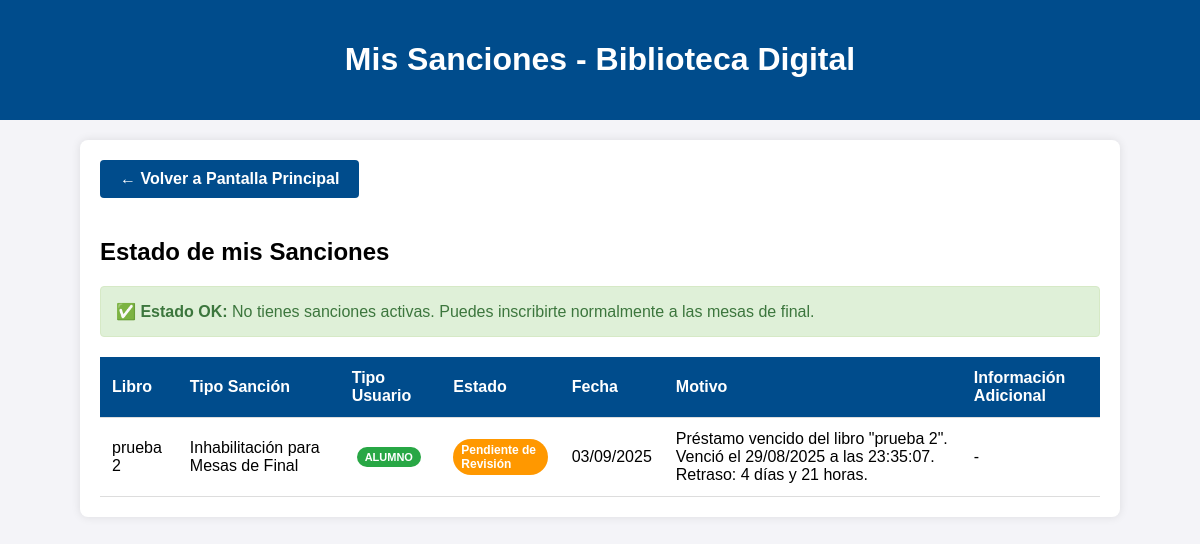
The app's page /libros/mis-sanciones/ (signed in) with its own data.
### libros/models.py (models this page shows, shortened)
class Sancion(models.Model):
    TIPO_CHOICES = (
        ('inhabilitacion_mesas', 'Inhabilitación para Mesas de Final'),
        ('suspension_prestamos', 'Suspensión de Préstamos'),
    )
    ESTADO_CHOICES = (
        ('pendiente', 'Pendiente de Revisión'),
        ('confirmada', 'Confirmada'),
        ('cancelada', 'Cancelada'),
        ('cumplida', 'Cumplida/Finalizada'),
    )
    TIPO_USUARIO_SANCION_CHOICES = (
        ('alumno', 'Alumno'),
        ('docente', 'Docente'),
    )
    id_sancion = models.AutoField(primary_key=True)
    usuario = models.ForeignKey(Usuario, on_delete=models.CASCADE, related_name='sanciones')
    prestamo = models.ForeignKey(Prestamo, on_delete=models.CASCADE, related_name='sanciones')
    tipo_sancion = models.CharField(max_length=30, choices=TIPO_CHOICES, default='inhabilitacion_mesas')
    estado = models.CharField(max_length=15, choices=ESTADO_CHOICES, default='pendiente')
    tipo_usuario_sancion = models.CharField(
        max_length=10,
        choices=TIPO_USUARIO_SANCION_CHOICES,
        default='alumno',
        help_text="Tipo de usuario al que se aplica la sanción"
    )
    fecha_suspension_hasta = models.DateTimeField(
        null=True,
        blank=True,
        help_text="Fecha hasta la que está suspendido el docente (3 meses)"
    )
    acumulado_sanciones = models.IntegerField(
        default=0,
        help_text="Número de sanciones acumuladas del docente"
    )
    fecha_creacion = models.DateTimeField(auto_now_add=True)
    fecha_confirmacion = models.DateTimeField(null=True, blank=True)
    fecha_finalizacion = models.DateTimeField(null=True, blank=True)
    motivo = models.TextField(default='Préstamo vencido')
    observaciones_bibliotecaria = models.TextField(blank=True, null=True)
    libro_devuelto_catalogo = models.BooleanField(default=False)
    fecha_devolucion_catalogo = models.DateTimeField(null=True, blank=True)
    class Meta:
        ordering = ['-fecha_creacion']

class Prestamo(models.Model):
    ESTADO_CHOICES = (
        ('solicitado', 'Reserva Solicitada'),
        ('aprobado_reserva', 'Reserva Aprobada'),
        ('aprobado', 'Préstamo Activo'),
        ('rechazado', 'Reserva Rechazada'),
        ('finalizado', 'Finalizado'),
        ('vencido', 'Vencido'),
    )
    TIPO_CHOICES = (
        ('domicilio', 'Préstamo a Domicilio'),
        ('aula', 'Préstamo en Aula'),
    )
    TIPO_USUARIO_CHOICES = (
        ('alumno', 'Alumno'),
        ('profesor', 'Profesor'),
    )
    id_prestamo = models.AutoField(primary_key=True)
    usuario = models.ForeignKey(Usuario, on_delete=models.CASCADE, related_name='prestamos_usuario', null=True, blank=True)
    nombre_usuario = models.CharField(max_length=255)
    email_usuario = models.EmailField()
    libro = models.ForeignKey(Libro, on_delete=models.CASCADE, related_name='prestamos')
    fecha_solicitud = models.DateTimeField(auto_now_add=True)
    fecha_aprobacion = models.DateTimeField(null=True, blank=True)
    fecha_devolucion_programada = models.DateTimeField(null=True, blank=True)
    fecha_devolucion_real = models.DateTimeField(null=True, blank=True)
    fecha_limite_reserva = models.DateTimeField(null=True, blank=True)
    estado = models.CharField(max_length=20, choices=ESTADO_CHOICES, default='solicitado')
    tipo_prestamo = models.CharField(max_length=10, choices=TIPO_CHOICES, default='domicilio')
    tipo_usuario = models.CharField(max_length=10, choices=TIPO_USUARIO_CHOICES, default='alumno')
    motivo_rechazo = models.TextField(blank=True, null=True)
    observaciones = models.TextField(blank=True, null=True)
    fecha_retiro_real = models.DateTimeField(null=True, blank=True)
    extension_solicitada = models.BooleanField(default=False)
    fecha_extension = models.DateTimeField(null=True, blank=True)
    motivo_extension = models.TextField(blank=True, null=True)

class Inventario(models.Model):
    id_inventario = models.AutoField(primary_key=True)
    estado = models.CharField(max_length=255, null=True, default="Disponible")
    motivo_baja = models.CharField(max_length=255, null=True)
    descripcion = models.TextField(null=True)
    num_ejemplar = models.IntegerField(null=True)
    imagen_rota = models.ImageField(
        upload_to='imagenes_rota/', null=True, blank=True)

class Libro(Inventario):
    id_libro = models.AutoField(primary_key=True)
    titulo = models.CharField(max_length=255)
    autor = models.CharField(max_length=255)
    editorial = models.CharField(max_length=255)
    clasificacion_cdu = models.CharField(max_length=255, null=False, default='Sin clasificar')
    siglas_autor_titulo = models.CharField(max_length=255, null=False, default='ABC')
    num_inventario = models.IntegerField(null=False, default=1)
    resumen = models.TextField()
    etiqueta_palabra_clave = models.TextField(default='Roma,Historia,Clasica')
    sede = models.TextField(default='La Plata')
    disponibilidad = models.CharField(max_length=255, null=True, default="Disponible")
    observaciones = models.TextField(default='Esta es una observación')
    img = models.URLField()

### libros/views.py (the view)
# urls.py: path('mis-sanciones/', views.mis_sanciones, name='mis_sanciones'),
@login_required
def mis_sanciones(request):
    sanciones = Sancion.objects.filter(usuario=request.user).order_by('-fecha_creacion')
    sanciones_activas = sanciones.filter(estado='confirmada')
    context = {
        'sanciones': sanciones,
        'sanciones_activas': sanciones_activas,
        'tiene_sanciones_activas': sanciones_activas.exists(),
    }
    return render(request, 'libros/mis_sanciones.html', context)

### libros/templates/libros/mis_sanciones.html (shortened to what this page needs)
<!DOCTYPE html>
<html lang="es">
<head>
</head>
<body>
    <header>
        <h1>Mis Sanciones - Biblioteca Digital</h1>
    </header>
    <div class="container">
        <a href="{% url 'pantalla_principal' %}" class="btn-volver">← Volver a Pantalla Principal</a>
        <h2>Estado de mis Sanciones</h2>
        {% if tiene_sanciones_activas %}
            {% if user.perfil == 'docente' %}
                {% if user.tiene_sanciones_criticas %}
                    <div class="alert-critical">
                        <strong>🚫 COMPENSACIÓN REQUERIDA:</strong> Tienes 3 sanciones activas, debes devolver el material y traer un extra a su elección para compensar!
                    </div>
                {% else %}
                    <div class="alert-danger">
                        <strong>⚠️ Suspensión Activa:</strong> Tienes una sanción activa, no puedes solicitar préstamos durante 3 meses.
                    </div>
                {% endif %}
            {% else %}
                <div class="alert-warning">
                    <strong>⚠️ Atención:</strong> Tienes sanciones activas que te impiden inscribirte a mesas de final.
                    Para resolver esta situación, acércate a la biblioteca para devolver el material prestado.
                </div>
            {% endif %}
        {% else %}
            <div class="alert-success">
                {% if user.perfil == 'docente' %}
                    <strong>✅ Estado OK:</strong> No tienes sanciones activas. Puedes solicitar préstamos normalmente.
                {% else %}
                    <strong>✅ Estado OK:</strong> No tienes sanciones activas. Puedes inscribirte normalmente a las mesas de final.
                {% endif %}
            </div>
        {% endif %}
        {% if sanciones %}
        <table>
            <thead>
                <tr>
                    <th>Libro</th>
                    <th>Tipo Sanción</th>
                    <th>Tipo Usuario</th>
                    <th>Estado</th>
                    <th>Fecha</th>
                    <th>Motivo</th>
                    <th>Información Adicional</th>
                </tr>
            </thead>
            <tbody>
                {% for sancion in sanciones %}
                <tr>
                    <td>{{ sancion.prestamo.libro.titulo }}</td>
                    <td>{{ sancion.get_tipo_sancion_display }}</td>
                    <td>
                        {% if sancion.tipo_usuario_sancion == 'docente' %}
                            <span class="tipo-sancion-badge docente-badge">DOCENTE</span>
                        {% else %}
                            <span class="tipo-sancion-badge alumno-badge">ALUMNO</span>
                        {% endif %}
                    </td>
                    <td>
                        <span class="sancion-badge sancion-{{ sancion.estado }}">
                            {{ sancion.get_estado_display }}
                        </span>
                    </td>
                    <td>
                        {% if sancion.estado == 'confirmada' %}
                            {{ sancion.fecha_confirmacion|date:"d/m/Y" }}
                        {% else %}
                            {{ sancion.fecha_creacion|date:"d/m/Y" }}
                        {% endif %}
                    </td>
                    <td>{{ sancion.motivo }}</td>
                    <td>
                        {% if sancion.tipo_usuario_sancion == 'docente' and sancion.estado == 'confirmada' %}
                            {% if sancion.fecha_suspension_hasta %}
                                <strong>Suspendido hasta:</strong><br>
                                {{ sancion.fecha_suspension_hasta|date:"d/m/Y" }}
                            {% endif %}
                            {% if sancion.acumulado_sanciones > 0 %}
                                <br><strong>Sanciones acumuladas:</strong> {{ sancion.acumulado_sanciones }}
                                {% if sancion.acumulado_sanciones >= 3 %}
                                    <br><span style="color: #d32f2f; font-weight: bold;">¡COMPENSACIÓN REQUERIDA!</span>
                                {% endif %}
                            {% endif %}
                        {% elif sancion.tipo_usuario_sancion == 'alumno' and sancion.estado == 'confirmada' %}
                            <span style="color: #f44336;">Inhabilitado para mesas de final</span>
                        {% else %}
                            -
                        {% endif %}
                    </td>
                </tr>
                {% endfor %}
            </tbody>
        </table>
        {% else %}
        <p style="text-align: center; color: #666; font-style: italic;">
            No tienes sanciones registradas.
        </p>
        {% endif %}
    </div>
</body>
</html>

### libros/templates/libros/mis_sanciones.html (style rules this page uses)
body { font-family: 'Calibri', 'Arial', sans-serif; background-color: #f4f4f8; margin: 0; padding: 0; }
header { background-color: #004c8c; color: white; text-align: center; padding: 20px; }
.container { max-width: 1000px; margin: 20px auto; background-color: white; padding: 20px; border-radius: 8px; box-shadow: 0 0 10px rgba(0, 0, 0, 0.1); }
.btn-volver { display: inline-block; padding: 10px 20px; background-color: #004c8c; color: white; text-decoration: none; border-radius: 4px; margin-bottom: 20px; font-weight: bold; }
.alert-success { background-color: #dff0d8; border: 1px solid #d6e9c6; color: #3c763d; padding: 15px; border-radius: 4px; margin-bottom: 20px; }
table { width: 100%; border-collapse: collapse; margin-top: 20px; }
th, td { padding: 12px; text-align: left; border-bottom: 1px solid #ddd; }
th { background-color: #004c8c; color: white; }
.sancion-badge { display: inline-block; padding: 4px 8px; border-radius: 20px; font-size: 12px; font-weight: bold; color: white; }
.sancion-pendiente { background-color: #ff9800; }
.tipo-sancion-badge { display: inline-block; padding: 4px 8px; border-radius: 12px; font-size: 11px; font-weight: bold; color: white; margin-left: 5px; }
.alumno-badge { background-color: #28a745; }

### records on screen
Sancion: prestamo.libro.titulo "prueba 2", tipo_sancion "Inhabilitación para Mesas de Final", tipo_usuario_sancion "ALUMNO", estado "Pendiente de Revisión", fecha_creacion "03/09/2025", motivo "Préstamo vencido del libro \"prueba 2\". Venció el 29/08/2025 a las 23:35:07. Retraso: 4 días y 21 horas."
